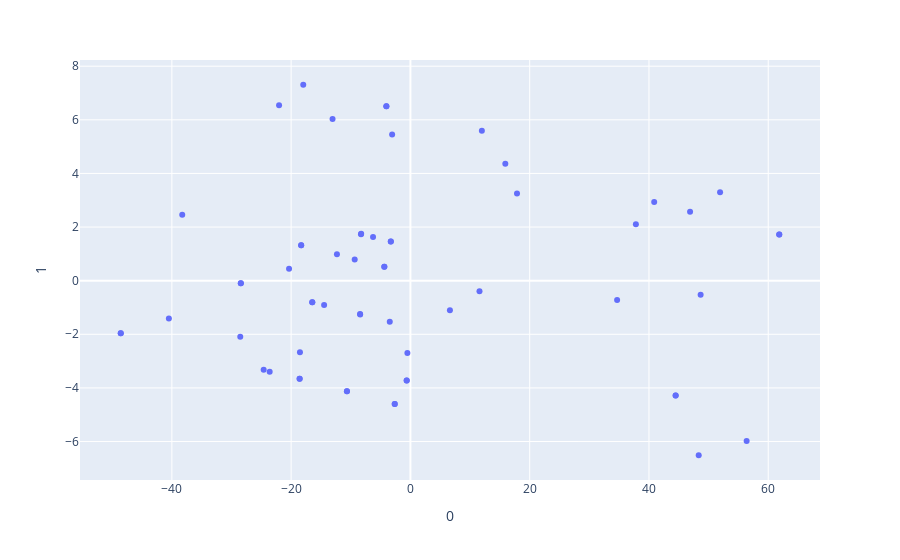

Here is the notebook cell this chart was saved with:
### Code cell
audio_features = ['danceability', 'energy', 'music_key', 'loudness', 'music_mode', 'speechiness', 
                  'acousticness', 'instrumentalness', 'liveness', 'valence', 'tempo', 
                  'time_signature']
X = df_filtered[audio_features].to_numpy(dtype='float')
X_id = pd.merge(df_filtered[['s_track_name', 's_id']], df_filtered[audio_features], left_index=True, right_index=True)

pca = PCA(n_components=2)
components = pca.fit_transform(X)

fig = px.scatter(components, x=0, y=1, hover_name=X_id['s_track_name'])

fig.show()

### Figure 1 — Plotly figure (JSON) as saved in the notebook; plotly's stock layout.template omitted (floating-point values rounded to 4 significant figures)
{"data": [{"hovertemplate": "<b>%{hovertext}</b><br><br>0=%{x}<br>1=%{y}<extra></extra>", "hovertext": ["Mantra", "X2C", "X2C", "Free Falling", "Mother Africa", "Mother Africa", "RUSYNTH (feat. RL Grime)", "RUSYNTH (feat. RL Grime)", "AJA AJA", "AJA AJA", "Mmmm", "Mmmm", "Formula", "Formula", "Solid", "Solid", "Undo - AWAY Remix", "Stay For It", "Reims", "Reims", "Kingpin (feat. Big Sean)", "Swoopin (RL Grime Edit)", "Outta Here", "Feel Free", "Undo - Montell2099 Remix", "UCLA - Heimanu Remix", "I Love You.", "In Your Head - RL Grime Edit", "Peace - Kaivon Remix", "May We Meet Again", "Anything", "Take It Away - Alexander Lewis Remix", "Music To My Ears (feat. Tory Lanez) - TroyBoi Remix", "I Wanna Know", "Touch (feat. Pauline Herr)", "Era", "B.I.A", "B.I.A", "Hooper (feat. Healthy Chill)", "KinjaBang", "Look At Me (feat. Ice Cube)", "Waiting", "Sensei", "Sensei", "W2L (Welcome To London)", "Afterhours feat. Diplo & Nina Sky", "Kingpin (feat. Big Sean) - Salva Remix", "Scylla - King Henry Remix", "Core - Infuze Remix", "Soundclash", "O.G", "O.G", "Valhalla (feat. Djemba Djemba)", "Scylla", "Core", "Tell Me", "Heard Me", "Sneaky", "WARLORDZ (feat. Skrillex)", "Pressure - TYNAN Remix"], "legendgroup": "", "marker": {"color": "#636efa", "symbol": "circle"}, "mode": "markers", "name": "", "orientation": "v", "showlegend": false, "type": "scatter", "x": [37.81, -4.031, -4.031, 11.58, -0.6236, -0.6236, -28.44, -28.44, 44.48, 44.48, -16.46, -16.46, 61.85, 61.85, -48.57, -48.57, -8.29, -12.32, -18.32, -18.32, 15.91, -20.35, -0.5074, -24.61, -6.267, -18.52, 17.87, -18.59, 51.93, -3.297, -3.461, -9.344, 34.66, 48.34, -3.064, -18.57, -4.372, -4.372, -8.426, 56.38, 46.89, -28.53, -10.64, -10.64, -3.277, 40.88, 11.98, -14.47, -40.5, -23.6, -2.631, -2.631, -38.26, -8.438, -17.97, -8.257, -22.02, 48.66, -13.06, 6.622], "xaxis": "x", "y": [2.105, 6.509, 6.509, -0.3955, -3.72, -3.72, -0.09807, -0.09807, -4.284, -4.284, -0.8009, -0.8009, 1.721, 1.721, -1.965, -1.965, 1.73, 0.9816, 1.325, 1.325, 4.362, 0.4414, -2.702, -3.322, 1.632, -2.667, 3.251, -3.663, 3.296, 1.465, -1.533, 0.7864, -0.7206, -6.512, 5.452, -3.661, 0.5169, 0.5169, -1.265, -5.98, 2.567, -2.094, -4.126, -4.126, 1.461, 2.932, 5.594, -0.9031, -1.408, -3.4, -4.604, -4.604, 2.46, -1.247, 7.308, 1.749, 6.548, -0.5226, 6.031, -1.106], "yaxis": "y"}], "layout": {"legend": {"tracegroupgap": 0}, "margin": {"t": 60}, "xaxis": {"anchor": "y", "domain": [0, 1], "title": {"text": "0"}}, "yaxis": {"anchor": "x", "domain": [0, 1], "title": {"text": "1"}}}}
